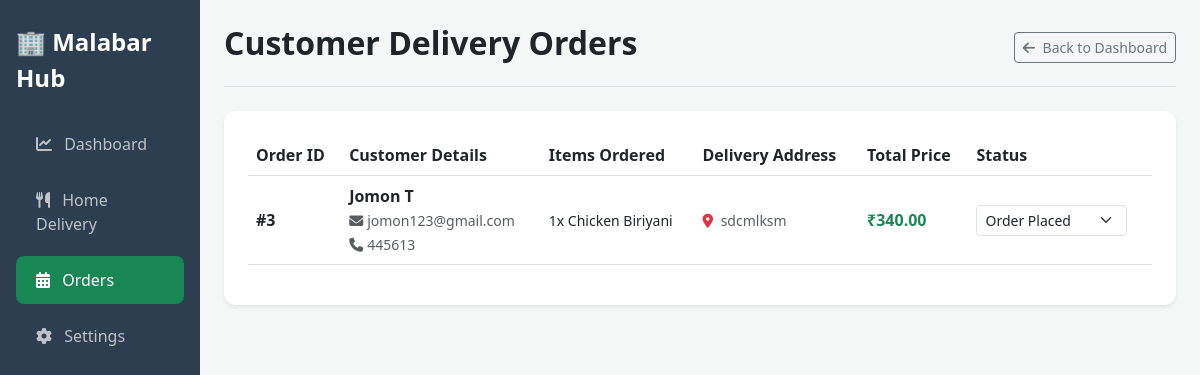
Before: /partner/delivery/orders/ (signed in) with the older database file.
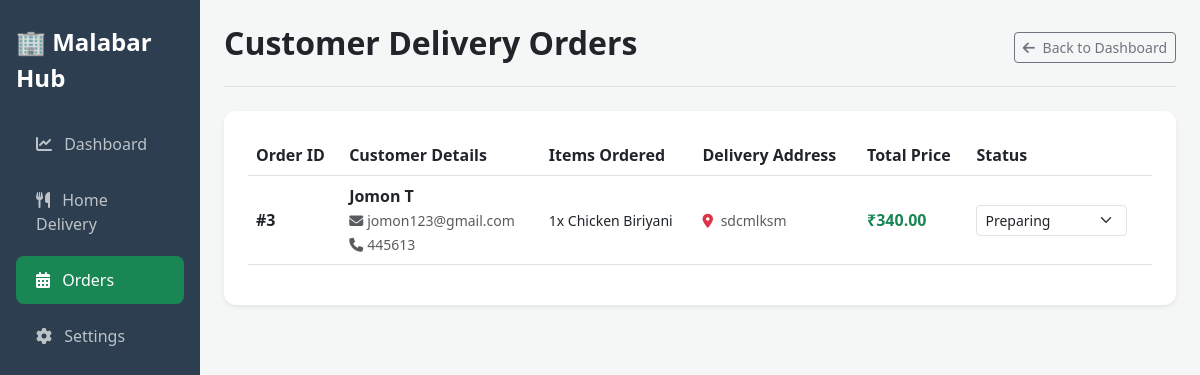
After: the same page with the newer database file.
### restaurants/models.py (models this page shows, shortened)
class HomeDeliveryOrder(models.Model):
    customer = models.ForeignKey(User, on_delete=models.CASCADE)
    restaurant = models.ForeignKey(Restaurant, on_delete=models.CASCADE)
    items_summary = models.TextField()
    delivery_address = models.TextField()
    phone = models.CharField(max_length=20)
    notes = models.TextField(blank=True, null=True)
    total_amount = models.DecimalField(max_digits=10, decimal_places=2)
    payment_method = models.CharField(max_length=50)
    status = models.CharField(max_length=50, default='Order Placed')
    created_at = models.DateTimeField(auto_now_add=True)

### restaurants/views.py (the view, shortened to what this page needs)
# urls.py: path('partner/delivery/orders/', views.partner_delivery_orders_view, name='partner_delivery_orders'),
@never_cache
@login_required
def partner_delivery_orders_view(request):
    try:
        restaurant = Restaurant.objects.get(user=request.user)
        orders = HomeDeliveryOrder.objects.filter(restaurant=restaurant).select_related('customer').order_by('-created_at')
    except Restaurant.DoesNotExist:
        orders = []
    context = {
        'orders': orders,
    }
    return render(request, 'restaurants/partner_delivery_orders.html', context)

### templates/restaurants/partner_delivery_orders.html (shortened to what the changed rows need)
<!DOCTYPE html>
<html lang="en">
<head>
    <link href="https://cdn.jsdelivr.net/npm/bootstrap@5.3.0/dist/css/bootstrap.min.css" rel="stylesheet">
    <link rel="stylesheet" href="https://cdnjs.cloudflare.com/ajax/libs/font-awesome/6.4.0/css/all.min.css">
</head>
<body>
    <div class="container-fluid">
        <div class="row">
            <main class="col-md-9 ms-sm-auto col-lg-10 px-md-4 py-4">
                <div class="d-flex justify-content-between align-items-center pb-3 mb-4 border-bottom">
                    <h2 class="fw-bold text-dark">Customer Delivery Orders</h2>
                </div>
                <div class="card shadow-sm p-4">
                    <div class="table-responsive">
                        <table class="table align-middle">
                            <thead class="text-muted">
                                <tr>
                                    <th>Order ID</th>
                                    <th>Customer Details</th>
                                    <th>Items Ordered</th>
                                    <th>Delivery Address</th>
                                    <th>Total Price</th>
                                    <th>Status</th>
                                </tr>
                            </thead>
                            <tbody>
                                {% for order in orders %}
                                <tr>
                                    <td class="fw-bold">#{{ order.id }}</td>
                                    <td>
                                        <div><strong>{{ order.customer.get_full_name|default:order.customer.username }}</strong></div>
                                        <small class="text-muted"><i class="fas fa-envelope me-1"></i>{{ order.customer.email }}</small><br>
                                        <small class="text-muted"><i class="fas fa-phone me-1"></i>{{ order.phone|default:"No phone provided" }}</small>
                                    </td>
                                    <td>
                                        <div class="small text-dark" style="white-space: pre-line;">{{ order.items_summary|default:"No items found" }}</div>
                                    </td>
                                    <td>
                                        <small class="text-muted">
                                            <i class="fas fa-map-marker-alt text-danger me-1"></i>
                                            {{ order.delivery_address|default:"Address not provided" }}
                                        </small>
                                    </td>
                                    <td class="text-success fw-bold">₹{{ order.total_amount|default:"0.00" }}</td>
                                    <td>
                                        <form action="{% url 'partner_delivery_orders' %}" method="POST" class="d-flex align-items-center gap-2">
                                            <select name="status" class="form-select form-select-sm w-auto" onchange="this.form.submit()">
                                                <option value="Order Placed" {% if order.status == "Order Placed" %}selected{% endif %}>Order Placed</option>
                                                <option value="Preparing" {% if order.status == "Preparing" %}selected{% endif %}>Preparing</option>
                                            </select>
                                        </form>
                                    </td>
                                </tr>
                                {% endfor %}
                            </tbody>
                        </table>
                    </div>
                </div>
            </main>
        </div>
    </div>
</body>
</html>

Changed rows visible on the page:
changed HomeDeliveryOrder "1x Chicken Biriyani": status "Order Placed" → "Preparing"
